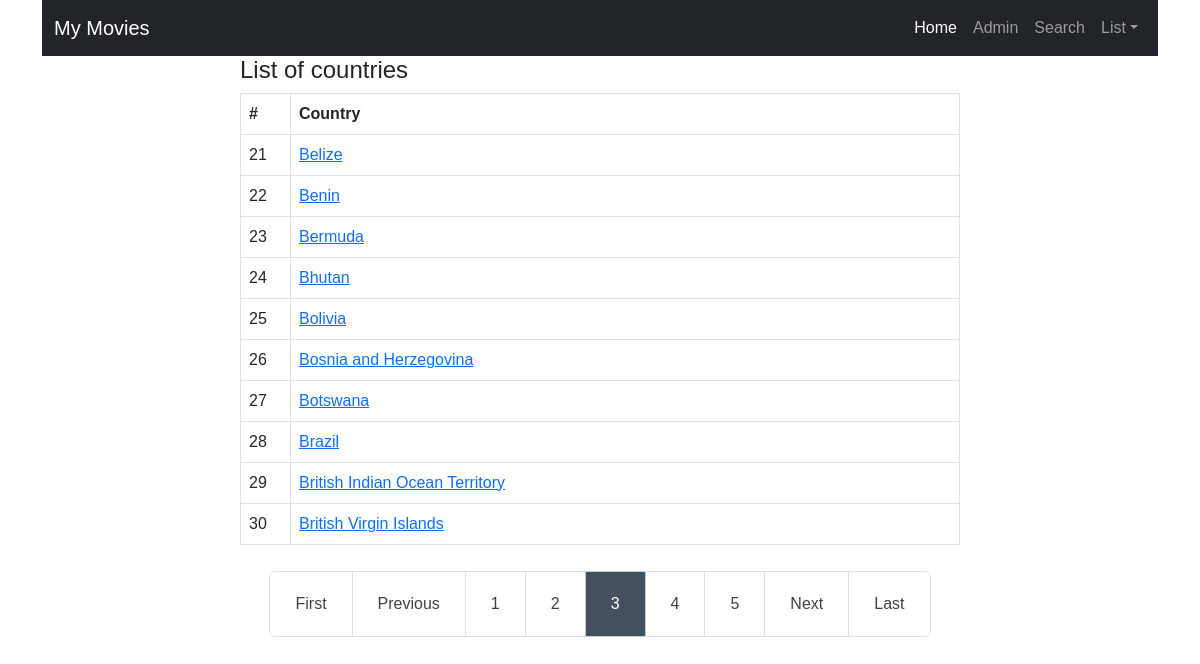
Page /movieapp/country_list/?page=3 on the committed database.
### movieapp/models.py (models this page shows, shortened)
class Country (models.Model):
    common = models.CharField(max_length=100)
    official = models.CharField(max_length=100)
    capital = models.CharField(max_length=100)
    region = models.CharField(max_length=100)
    subregion = models.CharField(max_length=100, null=True, blank=True)  # true ja blank on vajalik et kui andmevälio on tühi või o
    flag = models.CharField(max_length=255)
    map = models.CharField(max_length=255)
    def __str__(self):
        return self.common
    class Meta:
        ordering = ['common']
        verbose_name_plural = 'countries'

### movieapp/views.py (the view)
# urls.py: path('country_list/', views.CountryListView.as_view(), name='country_list'),  # Movie List View
class CountryListView(ListView):
    model = Country
    queryset = Country.objects.order_by("common")
    context_object_name = "countries"
    paginate_by = 10  # mitu rida lehel kuvab

### movieapp/templates/movieapp/country_list.html
{% extends "base.html" %}
{% block main %}
    <div class="container">
        <div class="row">
            <div class="col-8 mx-auto">
                <h4>List of countries</h4>
                <table class="table table-bordered">
                    <thead>
                    <tr>
                        <th style="width: 50px;">#</th>
                        <th>Country</th>
                    </tr>
                    </thead>
                    <tbody>
                    {% for country in countries %}
                        <tr>
                            <td>{{ page_obj.start_index|add:forloop.counter0 }}</td>
                            <td><a href="{% url "movieapp:country_detail" pk=country.id %}">{{ country }}</a></td>
                        </tr>
                    {% endfor %}
                    </tbody>
                </table>
            </div>
        </div>
    </div>
    <div class="pagination-container">
        <ul class="pagination">
            {% if page_obj.has_previous %}
                <li class="page-item">
                    <a class="page-link" href="?page=1">First</a>
                </li>
                <li class="page-item">
                    <a class="page-link" href="?page={{ page_obj.previous_page_number }}">Previous</a>
                </li>
            {% endif %}
            {% for page_num in page_obj.paginator.page_range %}
                {% if page_obj.number >= page_num|add:"-2" and page_obj.number <= page_num|add:"2" %}
                    <li class="page-item">
                        <a class="page-link {% if page_num == page_obj.number %}active{% endif %}" href="?page={{ page_num }}">{{ page_num }}</a>
                    </li>
                {% endif %}
            {% endfor %}
            {% if page_obj.has_next %}
                <li class="page-item">
                    <a class="page-link" href="?page={{ page_obj.next_page_number }}">Next</a>
                </li>
                <li class="page-item">
                    <a class="page-link" href="?page={{ page_obj.paginator.num_pages }}">Last</a>
                </li>
            {% endif %}
        </ul>
    </div>
{% endblock %}

### templates/base.html (style rules this page uses)
* { margin: 0; padding: 0; font-family: sans-serif; }
.container .pagination { display: flex; justify-content: center; margin-top: 10px; }
.container .pagination li a { position: relative; padding: 20px 25px; text-decoration: none; color: #424040; font-weight: 500; }
.pagination .page-link.active { background-color: #42515d; color: #ffffff; border-color: #ccc; }

### rows in the picture
Country: start_index|add "21", common "Belize"
Country: start_index|add "22", common "Benin"
Country: start_index|add "23", common "Bermuda"
Country: start_index|add "24", common "Bhutan"
Country: start_index|add "25", common "Bolivia"
Country: start_index|add "26", common "Bosnia and Herzegovina"
Country: start_index|add "27", common "Botswana"
Country: start_index|add "28", common "Brazil"
Country: start_index|add "29", common "British Indian Ocean Territory"
Country: start_index|add "30", common "British Virgin Islands"

### other values in the picture
{{ page_num }} "1" "2" "3" "4" "5"
